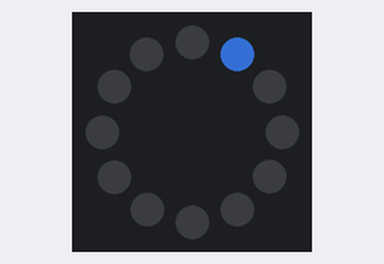
A program run on a simulated MicroPython board. Shown: 12 RGB LEDs in a ring, first at the top, clockwise. Dim RGB values are drawn brighter than linear; random numbers come from a fixed seed.

Above: at 1.05 s.
At 6.28 s:
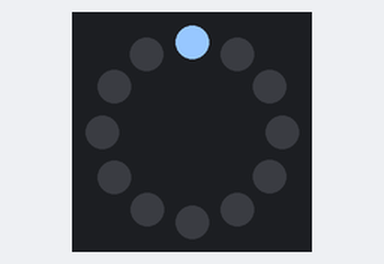
At 10.71 s:
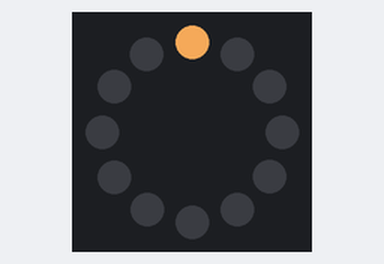
At 20.48 s:
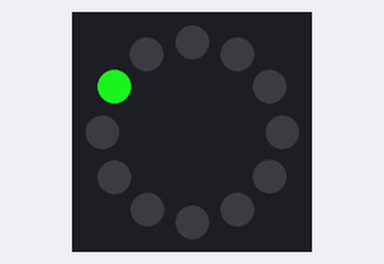
At 30.24 s:
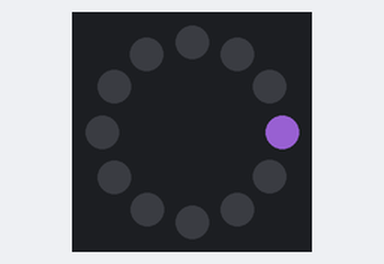
At 39.93 s:
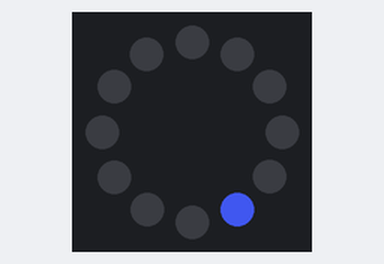

The program:

Day8g.py
```python
'''
Random colour, random LED flash
'''

from machine import Pin, ADC
from neopixel import NeoPixel
import time
import random

# Set up pin for ring LED
ring = NeoPixel(Pin(2), 12)

# set all LEDs on ring to off
ring.fill((0,0,0))
ring.write()
time.sleep(1)

sleep = 0.1

# Random LEDs
while True:

    green = random.randint(0, 255)*10 # using 100 as less chance of choosing (0, 0, 0)
    red = random.randint(0, 255)*10
    blue = random.randint(0, 255)*10

    setting = (round(red / 10), round(green / 10), round(blue / 10)) # reducing intensity for James' eyes! :)

    rand_led = random.randint(0, 11)

    ring[rand_led] = setting
    ring.write() # Send the data to the ring
    time.sleep(sleep)
    ring.fill((0,0,0))
```
